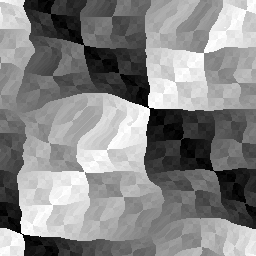
Frame 1 (no input)
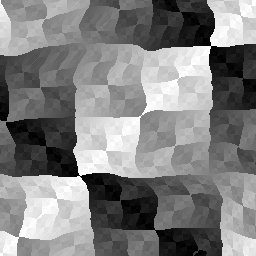
Frame 60 (the mouse pressed at the canvas centre just before this capture)
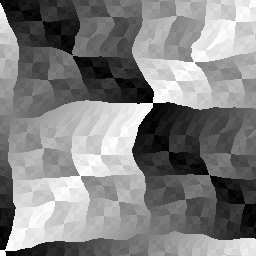
Frame 120 (the mouse held since frame 60 and released just before this capture)

The Processing sketch that drew these frames (run headless with seeded random() and noise(); from frame 60 on, the mouse is pressed at the canvas centre):

// Processing sketch: processing_3419
// ── processing_3419.pde

int w = 256;int t = 0;
void setup(){size(256,256);}
void draw(){for(int y=0;y<w;++y)for(int x=0;x<w;++x){float n=t+noise(x*.01,y*.02,t*.1)*50;set(x,y,color(((int)(x-n)^(int)(y+n))&255));}t++;}
